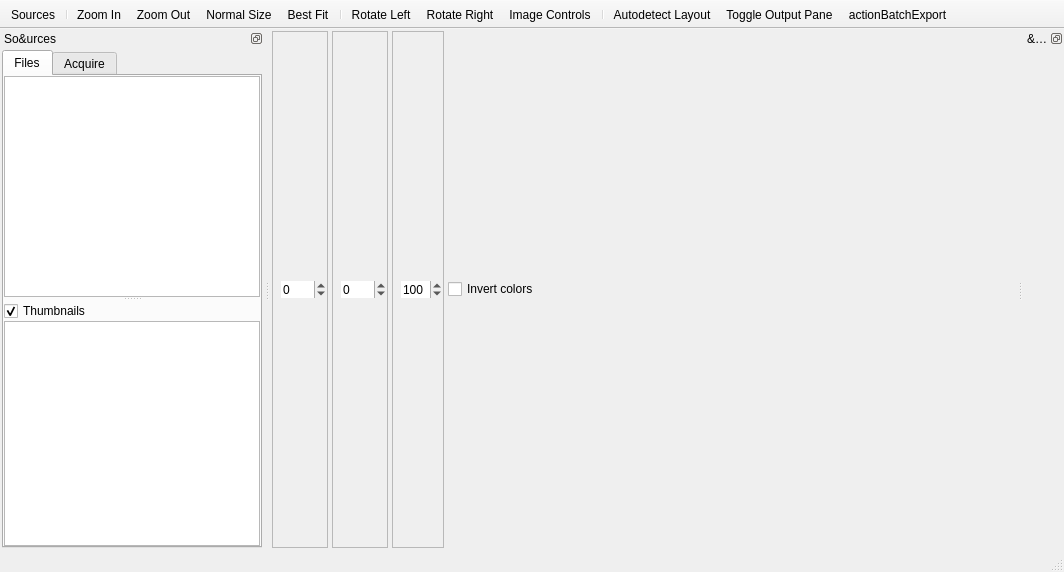
<?xml version="1.0" encoding="UTF-8"?>
<ui version="4.0">
 <class>MainWindow</class>
 <widget class="QMainWindow" name="MainWindow">
  <property name="geometry">
   <rect>
    <x>0</x>
    <y>0</y>
    <width>1064</width>
    <height>572</height>
   </rect>
  </property>
  <property name="windowTitle">
   <string notr="true">gImageReader</string>
  </property>
  <property name="windowIcon">
   <iconset resource="gimagereader.qrc">
    <normaloff>:/icons/logo_256</normaloff>:/icons/logo_256</iconset>
  </property>
  <widget class="QWidget" name="centralwidget">
   <layout class="QVBoxLayout" name="verticalLayout_4">
    <property name="spacing">
     <number>0</number>
    </property>
    <property name="leftMargin">
     <number>0</number>
    </property>
    <property name="topMargin">
     <number>0</number>
    </property>
    <property name="rightMargin">
     <number>0</number>
    </property>
    <property name="bottomMargin">
     <number>0</number>
    </property>
    <item>
     <widget class="QWidget" name="widgetImageControls" native="true">
      <layout class="QHBoxLayout" name="horizontalLayout">
       <property name="spacing">
        <number>4</number>
       </property>
       <property name="leftMargin">
        <number>2</number>
       </property>
       <property name="topMargin">
        <number>2</number>
       </property>
       <property name="rightMargin">
        <number>2</number>
       </property>
       <property name="bottomMargin">
        <number>2</number>
       </property>
       <item>
        <widget class="QFrame" name="frameBrightness">
         <property name="toolTip">
          <string>Brightness</string>
         </property>
         <property name="frameShape">
          <enum>QFrame::StyledPanel</enum>
         </property>
         <property name="frameShadow">
          <enum>QFrame::Sunken</enum>
         </property>
         <layout class="QHBoxLayout" name="horizontalLayout_3">
          <property name="spacing">
           <number>0</number>
          </property>
          <property name="leftMargin">
           <number>1</number>
          </property>
          <property name="topMargin">
           <number>1</number>
          </property>
          <property name="rightMargin">
           <number>1</number>
          </property>
          <property name="bottomMargin">
           <number>1</number>
          </property>
          <item>
           <widget class="QLabel" name="labelBrightness">
            <property name="pixmap">
             <pixmap resource="gimagereader.qrc">:/icons/brightness</pixmap>
            </property>
           </widget>
          </item>
          <item>
           <widget class="QSpinBox" name="spinBoxBrightness">
            <property name="styleSheet">
             <string notr="true"/>
            </property>
            <property name="frame">
             <bool>false</bool>
            </property>
            <property name="minimum">
             <number>-100</number>
            </property>
            <property name="maximum">
             <number>100</number>
            </property>
           </widget>
          </item>
         </layout>
        </widget>
       </item>
       <item>
        <widget class="QFrame" name="frameContrast">
         <property name="toolTip">
          <string>Contrast</string>
         </property>
         <property name="frameShape">
          <enum>QFrame::StyledPanel</enum>
         </property>
         <property name="frameShadow">
          <enum>QFrame::Sunken</enum>
         </property>
         <layout class="QHBoxLayout" name="horizontalLayout_4">
          <property name="spacing">
           <number>0</number>
          </property>
          <property name="leftMargin">
           <number>1</number>
          </property>
          <property name="topMargin">
           <number>1</number>
          </property>
          <property name="rightMargin">
           <number>1</number>
          </property>
          <property name="bottomMargin">
           <number>1</number>
          </property>
          <item>
           <widget class="QLabel" name="labelContrast">
            <property name="pixmap">
             <pixmap resource="gimagereader.qrc">:/icons/contrast</pixmap>
            </property>
           </widget>
          </item>
          <item>
           <widget class="QSpinBox" name="spinBoxContrast">
            <property name="styleSheet">
             <string notr="true"/>
            </property>
            <property name="frame">
             <bool>false</bool>
            </property>
            <property name="minimum">
             <number>-100</number>
            </property>
            <property name="maximum">
             <number>100</number>
            </property>
           </widget>
          </item>
         </layout>
        </widget>
       </item>
       <item>
        <widget class="QFrame" name="frameResolution">
         <property name="toolTip">
          <string>Resolution</string>
         </property>
         <property name="frameShape">
          <enum>QFrame::StyledPanel</enum>
         </property>
         <property name="frameShadow">
          <enum>QFrame::Sunken</enum>
         </property>
         <layout class="QHBoxLayout" name="horizontalLayout_2">
          <property name="spacing">
           <number>0</number>
          </property>
          <property name="leftMargin">
           <number>1</number>
          </property>
          <property name="topMargin">
           <number>1</number>
          </property>
          <property name="rightMargin">
           <number>1</number>
          </property>
          <property name="bottomMargin">
           <number>1</number>
          </property>
          <item>
           <widget class="QLabel" name="labelResolution">
            <property name="pixmap">
             <pixmap resource="gimagereader.qrc">:/icons/resolution</pixmap>
            </property>
           </widget>
          </item>
          <item>
           <widget class="QSpinBox" name="spinBoxResolution">
            <property name="styleSheet">
             <string notr="true"/>
            </property>
            <property name="frame">
             <bool>false</bool>
            </property>
            <property name="minimum">
             <number>50</number>
            </property>
            <property name="maximum">
             <number>600</number>
            </property>
            <property name="singleStep">
             <number>10</number>
            </property>
            <property name="value">
             <number>100</number>
            </property>
           </widget>
          </item>
         </layout>
        </widget>
       </item>
       <item>
        <widget class="QCheckBox" name="checkBoxInvertColors">
         <property name="text">
          <string>Invert colors</string>
         </property>
        </widget>
       </item>
       <item>
        <spacer name="horizontalSpacer">
         <property name="orientation">
          <enum>Qt::Horizontal</enum>
         </property>
         <property name="sizeHint" stdset="0">
          <size>
           <width>40</width>
           <height>20</height>
          </size>
         </property>
        </spacer>
       </item>
      </layout>
     </widget>
    </item>
   </layout>
  </widget>
  <widget class="QStatusBar" name="statusbar"/>
  <widget class="QToolBar" name="toolBarMain">
   <property name="movable">
    <bool>false</bool>
   </property>
   <property name="toolButtonStyle">
    <enum>Qt::ToolButtonIconOnly</enum>
   </property>
   <property name="floatable">
    <bool>false</bool>
   </property>
   <attribute name="toolBarArea">
    <enum>TopToolBarArea</enum>
   </attribute>
   <attribute name="toolBarBreak">
    <bool>false</bool>
   </attribute>
   <addaction name="actionSources"/>
   <addaction name="separator"/>
   <addaction name="actionZoomIn"/>
   <addaction name="actionZoomOut"/>
   <addaction name="actionOriginalSize"/>
   <addaction name="actionBestFit"/>
   <addaction name="separator"/>
   <addaction name="actionRotateLeft"/>
   <addaction name="actionRotateRight"/>
   <addaction name="actionImageControls"/>
   <addaction name="separator"/>
   <addaction name="actionAutodetectLayout"/>
   <addaction name="actionToggleOutputPane"/>
   <addaction name="actionactionBatchExport"/>
  </widget>
  <widget class="QDockWidget" name="dockWidgetSources">
   <property name="features">
    <set>QDockWidget::DockWidgetFloatable|QDockWidget::DockWidgetMovable</set>
   </property>
   <property name="windowTitle">
    <string notr="true">So&amp;urces</string>
   </property>
   <attribute name="dockWidgetArea">
    <number>1</number>
   </attribute>
   <widget class="QWidget" name="dockWidgetSourcesContents">
    <layout class="QVBoxLayout" name="verticalLayout">
     <property name="spacing">
      <number>2</number>
     </property>
     <property name="leftMargin">
      <number>2</number>
     </property>
     <property name="topMargin">
      <number>2</number>
     </property>
     <property name="rightMargin">
      <number>2</number>
     </property>
     <property name="bottomMargin">
      <number>2</number>
     </property>
     <item>
      <widget class="QTabWidget" name="tabWidget">
       <property name="currentIndex">
        <number>0</number>
       </property>
       <widget class="QWidget" name="tabSources">
        <attribute name="title">
         <string>Files</string>
        </attribute>
        <layout class="QVBoxLayout" name="verticalLayout_2">
         <property name="spacing">
          <number>0</number>
         </property>
         <property name="leftMargin">
          <number>0</number>
         </property>
         <property name="topMargin">
          <number>0</number>
         </property>
         <property name="rightMargin">
          <number>0</number>
         </property>
         <property name="bottomMargin">
          <number>0</number>
         </property>
         <item>
          <widget class="QSplitter" name="splitter">
           <property name="orientation">
            <enum>Qt::Vertical</enum>
           </property>
           <widget class="QTreeView" name="treeViewSources">
            <property name="editTriggers">
             <set>QAbstractItemView::NoEditTriggers</set>
            </property>
            <property name="dragEnabled">
             <bool>true</bool>
            </property>
            <property name="dragDropMode">
             <enum>QAbstractItemView::InternalMove</enum>
            </property>
            <property name="selectionMode">
             <enum>QAbstractItemView::ExtendedSelection</enum>
            </property>
            <attribute name="headerVisible">
             <bool>false</bool>
            </attribute>
            <attribute name="headerStretchLastSection">
             <bool>false</bool>
            </attribute>
           </widget>
           <widget class="QWidget" name="widgetThumbnails" native="true">
            <layout class="QVBoxLayout" name="verticalLayout_3">
             <property name="spacing">
              <number>0</number>
             </property>
             <property name="leftMargin">
              <number>0</number>
             </property>
             <property name="topMargin">
              <number>0</number>
             </property>
             <property name="rightMargin">
              <number>0</number>
             </property>
             <property name="bottomMargin">
              <number>0</number>
             </property>
             <item>
              <widget class="QCheckBox" name="checkBoxThumbnails">
               <property name="text">
                <string>Thumbnails</string>
               </property>
               <property name="checked">
                <bool>true</bool>
               </property>
              </widget>
             </item>
             <item>
              <widget class="QListWidget" name="listWidgetThumbnails">
               <property name="iconSize">
                <size>
                 <width>64</width>
                 <height>64</height>
                </size>
               </property>
               <property name="verticalScrollMode">
                <enum>QAbstractItemView::ScrollPerPixel</enum>
               </property>
               <property name="resizeMode">
                <enum>QListView::Adjust</enum>
               </property>
               <property name="viewMode">
                <enum>QListView::IconMode</enum>
               </property>
               <property name="uniformItemSizes">
                <bool>true</bool>
               </property>
              </widget>
             </item>
            </layout>
           </widget>
          </widget>
         </item>
        </layout>
       </widget>
       <widget class="QWidget" name="tabAcquire">
        <attribute name="title">
         <string>Acquire</string>
        </attribute>
        <layout class="QGridLayout" name="gridLayout">
         <property name="leftMargin">
          <number>2</number>
         </property>
         <property name="topMargin">
          <number>2</number>
         </property>
         <property name="rightMargin">
          <number>2</number>
         </property>
         <property name="bottomMargin">
          <number>2</number>
         </property>
         <property name="spacing">
          <number>2</number>
         </property>
         <item row="2" column="2">
          <widget class="QToolButton" name="toolButtonScanOutput">
           <property name="sizePolicy">
            <sizepolicy hsizetype="Fixed" vsizetype="Fixed">
             <horstretch>0</horstretch>
             <verstretch>0</verstretch>
            </sizepolicy>
           </property>
           <property name="icon">
            <iconset theme="document-open">
             <normaloff>.</normaloff>.</iconset>
           </property>
          </widget>
         </item>
         <item row="1" column="2">
          <widget class="QToolButton" name="toolButtonScanDevicesRefresh">
           <property name="toolTip">
            <string>Refresh</string>
           </property>
           <property name="icon">
            <iconset theme="view-refresh">
             <normaloff>.</normaloff>.</iconset>
           </property>
          </widget>
         </item>
         <item row="1" column="0">
          <widget class="QLabel" name="labelScanDevice">
           <property name="text">
            <string>Device:</string>
           </property>
          </widget>
         </item>
         <item row="2" column="0">
          <widget class="QLabel" name="labelScanOutput">
           <property name="text">
            <string>Output:</string>
           </property>
          </widget>
         </item>
         <item row="4" column="0">
          <widget class="QLabel" name="labelScanResolution">
           <property name="text">
            <string>Resolution:</string>
           </property>
          </widget>
         </item>
         <item row="6" column="0" colspan="3">
          <widget class="QLabel" name="labelScanMessage">
           <property name="sizePolicy">
            <sizepolicy hsizetype="Preferred" vsizetype="Expanding">
             <horstretch>0</horstretch>
             <verstretch>0</verstretch>
            </sizepolicy>
           </property>
           <property name="alignment">
            <set>Qt::AlignCenter</set>
           </property>
          </widget>
         </item>
         <item row="4" column="1" colspan="2">
          <widget class="QComboBox" name="comboBoxScanResolution">
           <item>
            <property name="text">
             <string notr="true">75 dpi</string>
            </property>
           </item>
           <item>
            <property name="text">
             <string notr="true">100 dpi</string>
            </property>
           </item>
           <item>
            <property name="text">
             <string notr="true">200 dpi</string>
            </property>
           </item>
           <item>
            <property name="text">
             <string notr="true">300 dpi</string>
            </property>
           </item>
           <item>
            <property name="text">
             <string notr="true">600 dpi</string>
            </property>
           </item>
           <item>
            <property name="text">
             <string notr="true">1200 dpi</string>
            </property>
           </item>
          </widget>
         </item>
         <item row="7" column="0" rowspan="2" colspan="3">
          <layout class="QFormLayout" name="formLayoutScan">
           <property name="formAlignment">
            <set>Qt::AlignHCenter|Qt::AlignTop</set>
           </property>
           <property name="horizontalSpacing">
            <number>0</number>
           </property>
           <property name="verticalSpacing">
            <number>0</number>
           </property>
           <item row="0" column="1">
            <widget class="QPushButton" name="pushButtonScan">
             <property name="sizePolicy">
              <sizepolicy hsizetype="Maximum" vsizetype="Preferred">
               <horstretch>0</horstretch>
               <verstretch>0</verstretch>
              </sizepolicy>
             </property>
             <property name="text">
              <string>Scan</string>
             </property>
             <property name="icon">
              <iconset theme="scanner">
               <normaloff>.</normaloff>.</iconset>
             </property>
            </widget>
           </item>
           <item row="1" column="1">
            <widget class="QPushButton" name="pushButtonScanCancel">
             <property name="sizePolicy">
              <sizepolicy hsizetype="Maximum" vsizetype="Preferred">
               <horstretch>0</horstretch>
               <verstretch>0</verstretch>
              </sizepolicy>
             </property>
             <property name="text">
              <string>Cancel</string>
             </property>
             <property name="icon">
              <iconset theme="dialog-cancel">
               <normaloff>.</normaloff>.</iconset>
             </property>
            </widget>
           </item>
          </layout>
         </item>
         <item row="1" column="1">
          <widget class="QComboBox" name="comboBoxScanDevice">
           <property name="sizePolicy">
            <sizepolicy hsizetype="Expanding" vsizetype="Fixed">
             <horstretch>0</horstretch>
             <verstretch>0</verstretch>
            </sizepolicy>
           </property>
          </widget>
         </item>
         <item row="3" column="0">
          <widget class="QLabel" name="labelScanMode">
           <property name="text">
            <string>Mode:</string>
           </property>
          </widget>
         </item>
         <item row="3" column="1" colspan="2">
          <widget class="QComboBox" name="comboBoxScanMode">
           <item>
            <property name="text">
             <string>Grayscale</string>
            </property>
           </item>
           <item>
            <property name="text">
             <string>Color</string>
            </property>
           </item>
          </widget>
         </item>
         <item row="2" column="1">
          <widget class="QLineEdit" name="lineEditScanOutput">
           <property name="enabled">
            <bool>true</bool>
           </property>
           <property name="readOnly">
            <bool>true</bool>
           </property>
          </widget>
         </item>
         <item row="5" column="0">
          <widget class="QLabel" name="labelScanSource">
           <property name="text">
            <string>Source:</string>
           </property>
          </widget>
         </item>
         <item row="5" column="1" colspan="2">
          <widget class="QComboBox" name="comboBoxScanSource">
           <item>
            <property name="text">
             <string>Flatbed</string>
            </property>
           </item>
           <item>
            <property name="text">
             <string>ADF Front</string>
            </property>
           </item>
           <item>
            <property name="text">
             <string>ADF Back</string>
            </property>
           </item>
           <item>
            <property name="text">
             <string>ADF Duplex</string>
            </property>
           </item>
          </widget>
         </item>
        </layout>
       </widget>
      </widget>
     </item>
    </layout>
   </widget>
  </widget>
  <widget class="QDockWidget" name="dockWidgetOutput">
   <property name="features">
    <set>QDockWidget::DockWidgetFloatable|QDockWidget::DockWidgetMovable</set>
   </property>
   <property name="windowTitle">
    <string notr="true">&amp;Output</string>
   </property>
   <attribute name="dockWidgetArea">
    <number>2</number>
   </attribute>
   <widget class="QWidget" name="dockWidgetContentsOutput"/>
  </widget>
  <action name="actionSources">
   <property name="checkable">
    <bool>true</bool>
   </property>
   <property name="icon">
    <iconset theme="insert-image">
     <normaloff>.</normaloff>.</iconset>
   </property>
   <property name="text">
    <string>Sources</string>
   </property>
   <property name="toolTip">
    <string>Sources</string>
   </property>
  </action>
  <action name="actionZoomIn">
   <property name="icon">
    <iconset theme="zoom-in">
     <normaloff>.</normaloff>.</iconset>
   </property>
   <property name="text">
    <string>Zoom In</string>
   </property>
   <property name="toolTip">
    <string>Zoom in</string>
   </property>
  </action>
  <action name="actionZoomOut">
   <property name="icon">
    <iconset theme="zoom-out">
     <normaloff>.</normaloff>.</iconset>
   </property>
   <property name="text">
    <string>Zoom Out</string>
   </property>
   <property name="toolTip">
    <string>Zoom out</string>
   </property>
  </action>
  <action name="actionOriginalSize">
   <property name="checkable">
    <bool>true</bool>
   </property>
   <property name="icon">
    <iconset theme="zoom-original">
     <normaloff>.</normaloff>.</iconset>
   </property>
   <property name="text">
    <string>Normal Size</string>
   </property>
   <property name="toolTip">
    <string>Normal size</string>
   </property>
  </action>
  <action name="actionBestFit">
   <property name="checkable">
    <bool>true</bool>
   </property>
   <property name="icon">
    <iconset theme="zoom-fit-best">
     <normaloff>.</normaloff>.</iconset>
   </property>
   <property name="text">
    <string>Best Fit</string>
   </property>
   <property name="toolTip">
    <string>Best fit</string>
   </property>
  </action>
  <action name="actionRotateLeft">
   <property name="icon">
    <iconset theme="object-rotate-left">
     <normaloff>.</normaloff>.</iconset>
   </property>
   <property name="text">
    <string>Rotate Left</string>
   </property>
   <property name="toolTip">
    <string>Rotate left</string>
   </property>
  </action>
  <action name="actionRotateRight">
   <property name="icon">
    <iconset theme="object-rotate-right">
     <normaloff>.</normaloff>.</iconset>
   </property>
   <property name="text">
    <string>Rotate Right</string>
   </property>
   <property name="toolTip">
    <string>Rotate right</string>
   </property>
  </action>
  <action name="actionImageControls">
   <property name="checkable">
    <bool>true</bool>
   </property>
   <property name="icon">
    <iconset resource="gimagereader.qrc">
     <normaloff>:/icons/controls</normaloff>:/icons/controls</iconset>
   </property>
   <property name="text">
    <string>Image Controls</string>
   </property>
   <property name="toolTip">
    <string>Image controls</string>
   </property>
  </action>
  <action name="actionAutodetectLayout">
   <property name="icon">
    <iconset resource="gimagereader.qrc">
     <normaloff>:/icons/autolayout</normaloff>:/icons/autolayout</iconset>
   </property>
   <property name="text">
    <string>Autodetect Layout</string>
   </property>
   <property name="toolTip">
    <string>Autodetect layout</string>
   </property>
  </action>
  <action name="actionToggleOutputPane">
   <property name="checkable">
    <bool>true</bool>
   </property>
   <property name="icon">
    <iconset theme="document-edit" resource="gimagereader.qrc">
     <normaloff>:/extra-theme-icons/document-edit.png</normaloff>
     <normalon>:/extra-theme-icons/text-plain.png</normalon>:/extra-theme-icons/document-edit.png</iconset>
   </property>
   <property name="text">
    <string>Toggle Output Pane</string>
   </property>
   <property name="toolTip">
    <string>Toggle output pane</string>
   </property>
  </action>
  <action name="actionactionBatchExport">
   <property name="icon">
    <iconset theme="document-export">
     <normaloff>.</normaloff>.</iconset>
   </property>
   <property name="text">
    <string>actionBatchExport</string>
   </property>
   <property name="toolTip">
    <string>Batch Export</string>
   </property>
  </action>
 </widget>
 <resources>
  <include location="gimagereader.qrc"/>
 </resources>
 <connections/>
</ui>
